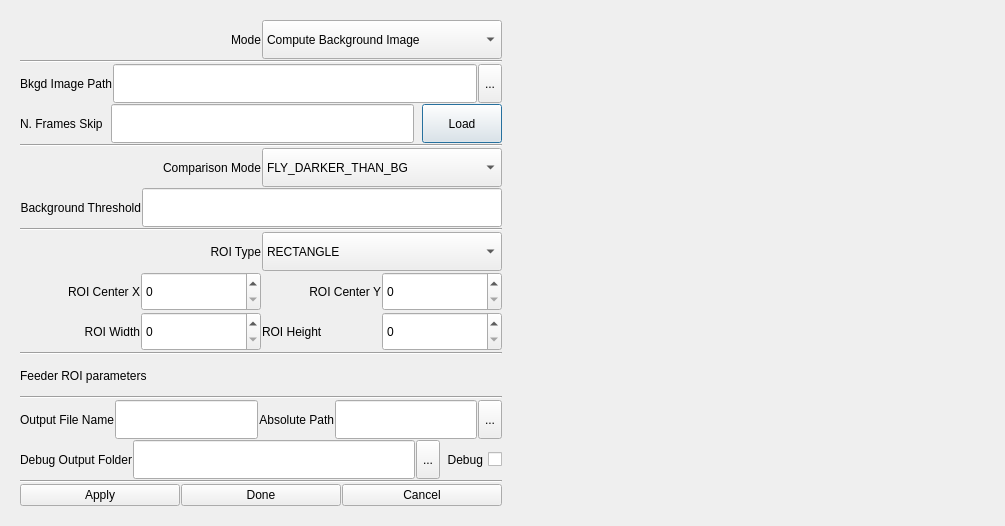
<?xml version="1.0" encoding="UTF-8"?>
<ui version="4.0">
 <class>FlyTrackPluginDialog</class>
 <widget class="QDialog" name="FlyTrackPluginDialog">
  <property name="geometry">
   <rect>
    <x>0</x>
    <y>0</y>
    <width>1005</width>
    <height>526</height>
   </rect>
  </property>
  <property name="sizePolicy">
   <sizepolicy hsizetype="Expanding" vsizetype="Expanding">
    <horstretch>0</horstretch>
    <verstretch>0</verstretch>
   </sizepolicy>
  </property>
  <property name="minimumSize">
   <size>
    <width>907</width>
    <height>472</height>
   </size>
  </property>
  <property name="windowTitle">
   <string>Fly Track Settings</string>
  </property>
  <layout class="QHBoxLayout" name="horizontalLayout_2">
   <item>
    <layout class="QHBoxLayout" name="mainHorizontalLayout">
     <property name="sizeConstraint">
      <enum>QLayout::SizeConstraint::SetNoConstraint</enum>
     </property>
     <item>
      <widget class="QWidget" name="controlsWidget" native="true">
       <property name="sizePolicy">
        <sizepolicy hsizetype="Preferred" vsizetype="MinimumExpanding">
         <horstretch>0</horstretch>
         <verstretch>0</verstretch>
        </sizepolicy>
       </property>
       <property name="minimumSize">
        <size>
         <width>500</width>
         <height>500</height>
        </size>
       </property>
       <property name="maximumSize">
        <size>
         <width>800</width>
         <height>16777215</height>
        </size>
       </property>
       <layout class="QVBoxLayout" name="verticalLayout_4">
        <item>
         <layout class="QVBoxLayout" name="controlsVerticalLayout">
          <property name="spacing">
           <number>1</number>
          </property>
          <item>
           <layout class="QHBoxLayout" name="horizontalLayout_4">
            <property name="sizeConstraint">
             <enum>QLayout::SizeConstraint::SetMinimumSize</enum>
            </property>
            <property name="topMargin">
             <number>0</number>
            </property>
            <property name="rightMargin">
             <number>0</number>
            </property>
            <property name="bottomMargin">
             <number>0</number>
            </property>
            <item>
             <widget class="QLabel" name="computeBgModeLabel">
              <property name="text">
               <string>Mode</string>
              </property>
              <property name="alignment">
               <set>Qt::AlignmentFlag::AlignRight|Qt::AlignmentFlag::AlignTrailing|Qt::AlignmentFlag::AlignVCenter</set>
              </property>
             </widget>
            </item>
            <item>
             <widget class="QComboBox" name="computeBgModeComboBox">
              <property name="sizePolicy">
               <sizepolicy hsizetype="Preferred" vsizetype="Preferred">
                <horstretch>0</horstretch>
                <verstretch>0</verstretch>
               </sizepolicy>
              </property>
              <item>
               <property name="text">
                <string>Compute Background Image</string>
               </property>
              </item>
              <item>
               <property name="text">
                <string>Track Fly</string>
               </property>
              </item>
             </widget>
            </item>
           </layout>
          </item>
          <item>
           <widget class="Line" name="line_6">
            <property name="orientation">
             <enum>Qt::Orientation::Horizontal</enum>
            </property>
           </widget>
          </item>
          <item>
           <layout class="QHBoxLayout" name="bgImageFilePathHorizontalLayout">
            <item>
             <widget class="QLabel" name="bgImageFilePathLabel">
              <property name="sizePolicy">
               <sizepolicy hsizetype="Preferred" vsizetype="Preferred">
                <horstretch>0</horstretch>
                <verstretch>0</verstretch>
               </sizepolicy>
              </property>
              <property name="layoutDirection">
               <enum>Qt::LayoutDirection::RightToLeft</enum>
              </property>
              <property name="text">
               <string>Bkgd Image Path</string>
              </property>
              <property name="alignment">
               <set>Qt::AlignmentFlag::AlignRight|Qt::AlignmentFlag::AlignTrailing|Qt::AlignmentFlag::AlignVCenter</set>
              </property>
             </widget>
            </item>
            <item>
             <widget class="QLineEdit" name="bgImageFilePathLineEdit">
              <property name="sizePolicy">
               <sizepolicy hsizetype="Expanding" vsizetype="Preferred">
                <horstretch>0</horstretch>
                <verstretch>0</verstretch>
               </sizepolicy>
              </property>
             </widget>
            </item>
            <item>
             <widget class="QToolButton" name="bgImageFilePathToolButton">
              <property name="sizePolicy">
               <sizepolicy hsizetype="Preferred" vsizetype="Preferred">
                <horstretch>0</horstretch>
                <verstretch>0</verstretch>
               </sizepolicy>
              </property>
              <property name="text">
               <string>...</string>
              </property>
             </widget>
            </item>
           </layout>
          </item>
          <item>
           <layout class="QHBoxLayout" name="bgSampleHorizontalLayout">
            <property name="spacing">
             <number>8</number>
            </property>
            <item>
             <widget class="QLabel" name="nFramesSkipLabel">
              <property name="text">
               <string>N. Frames Skip</string>
              </property>
             </widget>
            </item>
            <item>
             <widget class="QLineEdit" name="nFramesSkipLineEdit">
              <property name="sizePolicy">
               <sizepolicy hsizetype="Expanding" vsizetype="Preferred">
                <horstretch>0</horstretch>
                <verstretch>0</verstretch>
               </sizepolicy>
              </property>
             </widget>
            </item>
            <item>
             <widget class="QPushButton" name="loadBgPushButton">
              <property name="sizePolicy">
               <sizepolicy hsizetype="Preferred" vsizetype="Preferred">
                <horstretch>0</horstretch>
                <verstretch>0</verstretch>
               </sizepolicy>
              </property>
              <property name="text">
               <string>Load</string>
              </property>
             </widget>
            </item>
           </layout>
          </item>
          <item>
           <widget class="Line" name="line">
            <property name="orientation">
             <enum>Qt::Orientation::Horizontal</enum>
            </property>
           </widget>
          </item>
          <item>
           <layout class="QHBoxLayout" name="horizontalLayout_9">
            <item>
             <widget class="QLabel" name="flyVsBgModeLabel">
              <property name="layoutDirection">
               <enum>Qt::LayoutDirection::RightToLeft</enum>
              </property>
              <property name="text">
               <string>Comparison Mode</string>
              </property>
              <property name="alignment">
               <set>Qt::AlignmentFlag::AlignRight|Qt::AlignmentFlag::AlignTrailing|Qt::AlignmentFlag::AlignVCenter</set>
              </property>
             </widget>
            </item>
            <item>
             <widget class="QComboBox" name="flyVsBgModeComboBox">
              <property name="sizePolicy">
               <sizepolicy hsizetype="Preferred" vsizetype="Preferred">
                <horstretch>0</horstretch>
                <verstretch>0</verstretch>
               </sizepolicy>
              </property>
              <item>
               <property name="text">
                <string>FLY_DARKER_THAN_BG</string>
               </property>
              </item>
              <item>
               <property name="text">
                <string>FLY_BRIGHTER_THAN_BG</string>
               </property>
              </item>
              <item>
               <property name="text">
                <string>FLY_ANY_DIFFERENCE_BG</string>
               </property>
              </item>
             </widget>
            </item>
           </layout>
          </item>
          <item>
           <layout class="QHBoxLayout" name="horizontalLayout_10">
            <item>
             <widget class="QLabel" name="backgroundThresholdLabel">
              <property name="layoutDirection">
               <enum>Qt::LayoutDirection::RightToLeft</enum>
              </property>
              <property name="text">
               <string>Background Threshold</string>
              </property>
              <property name="alignment">
               <set>Qt::AlignmentFlag::AlignRight|Qt::AlignmentFlag::AlignTrailing|Qt::AlignmentFlag::AlignVCenter</set>
              </property>
             </widget>
            </item>
            <item>
             <widget class="QLineEdit" name="backgroundThresholdLineEdit">
              <property name="sizePolicy">
               <sizepolicy hsizetype="Expanding" vsizetype="Preferred">
                <horstretch>0</horstretch>
                <verstretch>0</verstretch>
               </sizepolicy>
              </property>
              <property name="text">
               <string/>
              </property>
             </widget>
            </item>
           </layout>
          </item>
          <item>
           <widget class="Line" name="line_2">
            <property name="orientation">
             <enum>Qt::Orientation::Horizontal</enum>
            </property>
           </widget>
          </item>
          <item>
           <layout class="QHBoxLayout" name="horizontalLayout_11">
            <item>
             <widget class="QLabel" name="roiTypeLabel">
              <property name="layoutDirection">
               <enum>Qt::LayoutDirection::RightToLeft</enum>
              </property>
              <property name="text">
               <string>ROI Type</string>
              </property>
              <property name="alignment">
               <set>Qt::AlignmentFlag::AlignRight|Qt::AlignmentFlag::AlignTrailing|Qt::AlignmentFlag::AlignVCenter</set>
              </property>
             </widget>
            </item>
            <item>
             <widget class="QComboBox" name="roiTypeComboBox">
              <property name="sizePolicy">
               <sizepolicy hsizetype="Preferred" vsizetype="Preferred">
                <horstretch>0</horstretch>
                <verstretch>0</verstretch>
               </sizepolicy>
              </property>
              <item>
               <property name="text">
                <string>RECTANGLE</string>
               </property>
              </item>
             </widget>
            </item>
           </layout>
          </item>
          <item>
           <layout class="QHBoxLayout" name="horizontalLayout_12">
            <item>
             <widget class="QLabel" name="roiCenterXLabel">
              <property name="layoutDirection">
               <enum>Qt::LayoutDirection::RightToLeft</enum>
              </property>
              <property name="text">
               <string>ROI Center X</string>
              </property>
              <property name="alignment">
               <set>Qt::AlignmentFlag::AlignRight|Qt::AlignmentFlag::AlignTrailing|Qt::AlignmentFlag::AlignVCenter</set>
              </property>
             </widget>
            </item>
            <item>
             <widget class="QSpinBox" name="roiCenterXSpinBox">
              <property name="sizePolicy">
               <sizepolicy hsizetype="Minimum" vsizetype="Preferred">
                <horstretch>0</horstretch>
                <verstretch>0</verstretch>
               </sizepolicy>
              </property>
              <property name="maximum">
               <number>999999999</number>
              </property>
             </widget>
            </item>
            <item>
             <widget class="QLabel" name="roiCenterYLabel">
              <property name="layoutDirection">
               <enum>Qt::LayoutDirection::RightToLeft</enum>
              </property>
              <property name="text">
               <string>ROI Center Y</string>
              </property>
              <property name="alignment">
               <set>Qt::AlignmentFlag::AlignRight|Qt::AlignmentFlag::AlignTrailing|Qt::AlignmentFlag::AlignVCenter</set>
              </property>
             </widget>
            </item>
            <item>
             <widget class="QSpinBox" name="roiCenterYSpinBox">
              <property name="sizePolicy">
               <sizepolicy hsizetype="Minimum" vsizetype="Preferred">
                <horstretch>0</horstretch>
                <verstretch>0</verstretch>
               </sizepolicy>
              </property>
              <property name="maximum">
               <number>999999999</number>
              </property>
             </widget>
            </item>
           </layout>
          </item>
          <item>
           <layout class="QHBoxLayout" name="horizontalLayout_13">
            <item>
             <widget class="QLabel" name="roiWidthLabel">
              <property name="layoutDirection">
               <enum>Qt::LayoutDirection::RightToLeft</enum>
              </property>
              <property name="text">
               <string>ROI Width</string>
              </property>
              <property name="alignment">
               <set>Qt::AlignmentFlag::AlignRight|Qt::AlignmentFlag::AlignTrailing|Qt::AlignmentFlag::AlignVCenter</set>
              </property>
             </widget>
            </item>
            <item>
             <widget class="QSpinBox" name="roiWidthSpinBox">
              <property name="sizePolicy">
               <sizepolicy hsizetype="Minimum" vsizetype="Preferred">
                <horstretch>0</horstretch>
                <verstretch>0</verstretch>
               </sizepolicy>
              </property>
              <property name="maximum">
               <number>999999999</number>
              </property>
             </widget>
            </item>
            <item>
             <widget class="QLabel" name="ROIHeightLabel">
              <property name="text">
               <string>ROI Height</string>
              </property>
             </widget>
            </item>
            <item>
             <widget class="QSpinBox" name="ROIHeightSpinBox">
              <property name="sizePolicy">
               <sizepolicy hsizetype="Minimum" vsizetype="Preferred">
                <horstretch>0</horstretch>
                <verstretch>0</verstretch>
               </sizepolicy>
              </property>
             </widget>
            </item>
           </layout>
          </item>
          <item>
           <widget class="Line" name="line_3">
            <property name="orientation">
             <enum>Qt::Orientation::Horizontal</enum>
            </property>
           </widget>
          </item>
          <item>
           <widget class="QLabel" name="label">
            <property name="text">
             <string>Feeder ROI parameters</string>
            </property>
           </widget>
          </item>
          <item>
           <widget class="Line" name="line_4">
            <property name="orientation">
             <enum>Qt::Orientation::Horizontal</enum>
            </property>
           </widget>
          </item>
          <item>
           <layout class="QHBoxLayout" name="horizontalLayout_16">
            <item>
             <widget class="QLabel" name="logFileNameLabel">
              <property name="text">
               <string>Output File Name</string>
              </property>
             </widget>
            </item>
            <item>
             <widget class="QLineEdit" name="logFileNameLineEdit">
              <property name="sizePolicy">
               <sizepolicy hsizetype="Expanding" vsizetype="Preferred">
                <horstretch>0</horstretch>
                <verstretch>0</verstretch>
               </sizepolicy>
              </property>
             </widget>
            </item>
            <item>
             <widget class="QLabel" name="logFilePathLabel">
              <property name="layoutDirection">
               <enum>Qt::LayoutDirection::RightToLeft</enum>
              </property>
              <property name="text">
               <string>Absolute Path</string>
              </property>
              <property name="alignment">
               <set>Qt::AlignmentFlag::AlignRight|Qt::AlignmentFlag::AlignTrailing|Qt::AlignmentFlag::AlignVCenter</set>
              </property>
             </widget>
            </item>
            <item>
             <widget class="QLineEdit" name="logFilePathLineEdit">
              <property name="sizePolicy">
               <sizepolicy hsizetype="Expanding" vsizetype="Preferred">
                <horstretch>0</horstretch>
                <verstretch>0</verstretch>
               </sizepolicy>
              </property>
             </widget>
            </item>
            <item>
             <widget class="QToolButton" name="logFilePathToolButton">
              <property name="sizePolicy">
               <sizepolicy hsizetype="Preferred" vsizetype="Preferred">
                <horstretch>0</horstretch>
                <verstretch>0</verstretch>
               </sizepolicy>
              </property>
              <property name="text">
               <string>...</string>
              </property>
             </widget>
            </item>
           </layout>
          </item>
          <item>
           <layout class="QHBoxLayout" name="horizontalLayout_17">
            <item>
             <widget class="QLabel" name="tmpOutDirLabel">
              <property name="layoutDirection">
               <enum>Qt::LayoutDirection::RightToLeft</enum>
              </property>
              <property name="text">
               <string>Debug Output Folder</string>
              </property>
              <property name="alignment">
               <set>Qt::AlignmentFlag::AlignRight|Qt::AlignmentFlag::AlignTrailing|Qt::AlignmentFlag::AlignVCenter</set>
              </property>
             </widget>
            </item>
            <item>
             <widget class="QLineEdit" name="tmpOutDirLineEdit">
              <property name="sizePolicy">
               <sizepolicy hsizetype="Expanding" vsizetype="Preferred">
                <horstretch>0</horstretch>
                <verstretch>0</verstretch>
               </sizepolicy>
              </property>
             </widget>
            </item>
            <item>
             <widget class="QToolButton" name="tmpOutDirToolButton">
              <property name="sizePolicy">
               <sizepolicy hsizetype="Preferred" vsizetype="Preferred">
                <horstretch>0</horstretch>
                <verstretch>0</verstretch>
               </sizepolicy>
              </property>
              <property name="text">
               <string>...</string>
              </property>
             </widget>
            </item>
            <item>
             <widget class="QCheckBox" name="DEBUGCheckBox">
              <property name="sizePolicy">
               <sizepolicy hsizetype="Minimum" vsizetype="Preferred">
                <horstretch>0</horstretch>
                <verstretch>0</verstretch>
               </sizepolicy>
              </property>
              <property name="layoutDirection">
               <enum>Qt::LayoutDirection::RightToLeft</enum>
              </property>
              <property name="text">
               <string>Debug</string>
              </property>
             </widget>
            </item>
           </layout>
          </item>
          <item>
           <widget class="Line" name="line_5">
            <property name="orientation">
             <enum>Qt::Orientation::Horizontal</enum>
            </property>
           </widget>
          </item>
          <item>
           <layout class="QHBoxLayout" name="buttonHorizontalLayout">
            <item>
             <widget class="QPushButton" name="applyPushButton">
              <property name="sizePolicy">
               <sizepolicy hsizetype="Preferred" vsizetype="Fixed">
                <horstretch>0</horstretch>
                <verstretch>0</verstretch>
               </sizepolicy>
              </property>
              <property name="text">
               <string>Apply</string>
              </property>
             </widget>
            </item>
            <item>
             <widget class="QPushButton" name="donePushButton">
              <property name="sizePolicy">
               <sizepolicy hsizetype="Preferred" vsizetype="Fixed">
                <horstretch>0</horstretch>
                <verstretch>0</verstretch>
               </sizepolicy>
              </property>
              <property name="text">
               <string>Done</string>
              </property>
             </widget>
            </item>
            <item>
             <widget class="QPushButton" name="cancelPushButton">
              <property name="sizePolicy">
               <sizepolicy hsizetype="Preferred" vsizetype="Fixed">
                <horstretch>0</horstretch>
                <verstretch>0</verstretch>
               </sizepolicy>
              </property>
              <property name="text">
               <string>Cancel</string>
              </property>
             </widget>
            </item>
           </layout>
          </item>
         </layout>
        </item>
       </layout>
      </widget>
     </item>
     <item>
      <widget class="QLabel" name="previewImageLabel">
       <property name="sizePolicy">
        <sizepolicy hsizetype="Expanding" vsizetype="Expanding">
         <horstretch>0</horstretch>
         <verstretch>0</verstretch>
        </sizepolicy>
       </property>
       <property name="minimumSize">
        <size>
         <width>500</width>
         <height>500</height>
        </size>
       </property>
       <property name="baseSize">
        <size>
         <width>500</width>
         <height>500</height>
        </size>
       </property>
       <property name="mouseTracking">
        <bool>false</bool>
       </property>
       <property name="text">
        <string/>
       </property>
      </widget>
     </item>
    </layout>
   </item>
  </layout>
 </widget>
 <resources/>
 <connections/>
</ui>
